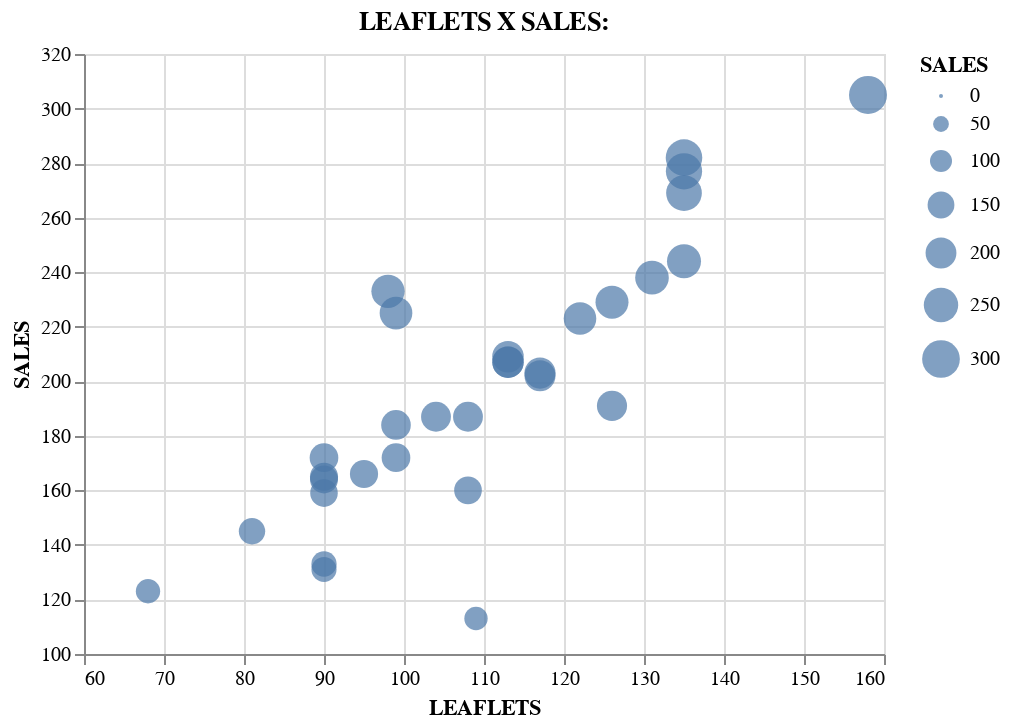

The cell this chart's notebook holds for it:
### Markdown cell above
## 11) Crie um scatter-plot leaflets x sales. Existe alguma correlação entre os dados? (Use a correlação de Pearson e explique o significado do valor obtido por ela)

### Code cell
# Resposta 11

alt.Chart(data).mark_circle().encode(
        alt.X('LEAFLETS', scale=alt.Scale(zero=False)),
        alt.Y('SALES', scale=alt.Scale(zero=False, padding=1)),
        size='SALES'
        ).properties(
        title='LEAFLETS X SALES:'
        )

### Figure 1 — Vega-Lite specification as saved in the notebook (floating-point values rounded to 4 significant figures)
{"$schema": "https://vega.github.io/schema/vega-lite/v3.4.0.json", "config": {"mark": {"tooltip": null}, "view": {"height": 300, "width": 400}}, "data": {"name": "data-7c9c25387a9d54591e2e015aee5156b2"}, "datasets": {"data-7c9c25387a9d54591e2e015aee5156b2": [{"DATE": "2016-07-01T00:00:00", "LEAFLETS": 90, "LEMON": 97, "LOCATION": "PARK", "ORANGE": 67, "PRICE": 0.2875, "RANK": 1.5, "REVENUE": 41, "SALES": 164, "TEMPERATURE": 70, "index": 0}, {"DATE": "2016-07-02T00:00:00", "LEAFLETS": 90, "LEMON": 98, "LOCATION": "PARK", "ORANGE": 67, "PRICE": 0.2875, "RANK": 4, "REVENUE": 41.25, "SALES": 165, "TEMPERATURE": 72, "index": 1}, {"DATE": "2016-07-03T00:00:00", "LEAFLETS": 104, "LEMON": 110, "LOCATION": "PARK", "ORANGE": 77, "PRICE": 0.2875, "RANK": 3, "REVENUE": 46.75, "SALES": 187, "TEMPERATURE": 71, "index": 2}, {"DATE": "2016-07-04T00:00:00", "LEAFLETS": 98, "LEMON": 134, "LOCATION": "BEACH", "ORANGE": 99, "PRICE": 0.275, "RANK": 7, "REVENUE": 58.25, "SALES": 233, "TEMPERATURE": 76, "index": 3}, {"DATE": "2016-07-05T00:00:00", "LEAFLETS": 135, "LEMON": 159, "LOCATION": "BEACH", "ORANGE": 118, "PRICE": 0.275, "RANK": 12, "REVENUE": 69.25, "SALES": 277, "TEMPERATURE": 78, "index": 4}, {"DATE": "2016-07-06T00:00:00", "LEAFLETS": 90, "LEMON": 103, "LOCATION": "BEACH", "ORANGE": 69, "PRICE": 0.275, "RANK": 24, "REVENUE": 43, "SALES": 172, "TEMPERATURE": 82, "index": 5}, {"DATE": "2016-07-07T00:00:00", "LEAFLETS": 135, "LEMON": 143, "LOCATION": "BEACH", "ORANGE": 101, "PRICE": 0.275, "RANK": 18.5, "REVENUE": 61, "SALES": 244, "TEMPERATURE": 81, "index": 7}, {"DATE": "2016-07-08T00:00:00", "LEAFLETS": 113, "LEMON": 123, "LOCATION": "BEACH", "ORANGE": 86, "PRICE": 0.275, "RANK": 24, "REVENUE": 52.25, "SALES": 209, "TEMPERATURE": 82, "index": 8}, {"DATE": "2016-07-09T00:00:00", "LEAFLETS": 126, "LEMON": 134, "LOCATION": "BEACH", "ORANGE": 95, "PRICE": 0.275, "RANK": 15, "REVENUE": 57.25, "SALES": 229, "TEMPERATURE": 80, "index": 9}, {"DATE": "2016-07-10T00:00:00", "LEAFLETS": 131, "LEMON": 140, "LOCATION": "BEACH", "ORANGE": 98, "PRICE": 0.275, "RANK": 24, "REVENUE": 59.5, "SALES": 238, "TEMPERATURE": 82, "index": 10}, {"DATE": "2016-07-11T00:00:00", "LEAFLETS": 135, "LEMON": 162, "LOCATION": "BEACH", "ORANGE": 120, "PRICE": 0.275, "RANK": 28.5, "REVENUE": 70.5, "SALES": 282, "TEMPERATURE": 83, "index": 11}, {"DATE": "2016-07-12T00:00:00", "LEAFLETS": 99, "LEMON": 130, "LOCATION": "BEACH", "ORANGE": 95, "PRICE": 0.275, "RANK": 30.5, "REVENUE": 56.25, "SALES": 225, "TEMPERATURE": 84, "index": 12}, {"DATE": "2016-07-13T00:00:00", "LEAFLETS": 99, "LEMON": 109, "LOCATION": "BEACH", "ORANGE": 75, "PRICE": 0.275, "RANK": 9, "REVENUE": 46, "SALES": 184, "TEMPERATURE": 77, "index": 13}, {"DATE": "2016-07-14T00:00:00", "LEAFLETS": 113, "LEMON": 122, "LOCATION": "BEACH", "ORANGE": 85, "PRICE": 0.275, "RANK": 12, "REVENUE": 51.75, "SALES": 207, "TEMPERATURE": 78, "index": 14}, {"DATE": "2016-07-15T00:00:00", "LEAFLETS": 108, "LEMON": 98, "LOCATION": "BEACH", "ORANGE": 62, "PRICE": 0.55, "RANK": 6, "REVENUE": 80, "SALES": 160, "TEMPERATURE": 75, "index": 15}, {"DATE": "2016-07-16T00:00:00", "LEAFLETS": 90, "LEMON": 81, "LOCATION": "BEACH", "ORANGE": 50, "PRICE": 0.55, "RANK": 5, "REVENUE": 65.5, "SALES": 131, "TEMPERATURE": 74, "index": 16}, {"DATE": "2016-07-17T00:00:00", "LEAFLETS": 126, "LEMON": 115, "LOCATION": "BEACH", "ORANGE": 76, "PRICE": 0.55, "RANK": 9, "REVENUE": 95.5, "SALES": 191, "TEMPERATURE": 77, "index": 17}, {"DATE": "2016-07-18T00:00:00", "LEAFLETS": 122, "LEMON": 131, "LOCATION": "PARK", "ORANGE": 92, "PRICE": 0.575, "RANK": 18.5, "REVENUE": 111.5, "SALES": 223, "TEMPERATURE": 81, "index": 18}, {"DATE": "2016-07-19T00:00:00", "LEAFLETS": 113, "LEMON": 122, "LOCATION": "PARK", "ORANGE": 85, "PRICE": 0.575, "RANK": 12, "REVENUE": 103.5, "SALES": 207, "TEMPERATURE": 78, "index": 19}, {"DATE": "2016-07-20T00:00:00", "LEAFLETS": 109, "LEMON": 71, "LOCATION": "PARK", "ORANGE": 42, "PRICE": 0.575, "RANK": 1.5, "REVENUE": 56.5, "SALES": 113, "TEMPERATURE": 70, "index": 20}, {"DATE": "2016-07-21T00:00:00", "LEAFLETS": 90, "LEMON": 83, "LOCATION": "PARK", "ORANGE": 50, "PRICE": 0.575, "RANK": 9, "REVENUE": 66.5, "SALES": 133, "TEMPERATURE": 77, "index": 21}, {"DATE": "2016-07-22T00:00:00", "LEAFLETS": 108, "LEMON": 112, "LOCATION": "PARK", "ORANGE": 75, "PRICE": 0.575, "RANK": 15, "REVENUE": 93.5, "SALES": 187, "TEMPERATURE": 80, "index": 22}, {"DATE": "2016-07-23T00:00:00", "LEAFLETS": 117, "LEMON": 120, "LOCATION": "PARK", "ORANGE": 82, "PRICE": 0.575, "RANK": 18.5, "REVENUE": 101, "SALES": 202, "TEMPERATURE": 81, "index": 23}, {"DATE": "2016-07-24T00:00:00", "LEAFLETS": 117, "LEMON": 121, "LOCATION": "PARK", "ORANGE": 82, "PRICE": 0.575, "RANK": 24, "REVENUE": 101.5, "SALES": 203, "TEMPERATURE": 82, "index": 24}, {"DATE": "2016-07-25T00:00:00", "LEAFLETS": 135, "LEMON": 156, "LOCATION": "PARK", "ORANGE": 113, "PRICE": 0.575, "RANK": 30.5, "REVENUE": 134.5, "SALES": 269, "TEMPERATURE": 84, "index": 25}, {"DATE": "2016-07-26T00:00:00", "LEAFLETS": 158, "LEMON": 176, "LOCATION": "PARK", "ORANGE": 129, "PRICE": 0.4025, "RANK": 28.5, "REVENUE": 106.8, "SALES": 305, "TEMPERATURE": 83, "index": 26}, {"DATE": "2016-07-27T00:00:00", "LEAFLETS": 99, "LEMON": 104, "LOCATION": "PARK", "ORANGE": 68, "PRICE": 0.4025, "RANK": 15, "REVENUE": 60.2, "SALES": 172, "TEMPERATURE": 80, "index": 27}, {"DATE": "2016-07-28T00:00:00", "LEAFLETS": 90, "LEMON": 96, "LOCATION": "PARK", "ORANGE": 63, "PRICE": 0.4025, "RANK": 24, "REVENUE": 55.65, "SALES": 159, "TEMPERATURE": 82, "index": 28}, {"DATE": "2016-07-29T00:00:00", "LEAFLETS": 95, "LEMON": 100, "LOCATION": "PARK", "ORANGE": 66, "PRICE": 0.4025, "RANK": 18.5, "REVENUE": 58.1, "SALES": 166, "TEMPERATURE": 81, "index": 29}, {"DATE": "2016-07-30T00:00:00", "LEAFLETS": 81, "LEMON": 88, "LOCATION": "BEACH", "ORANGE": 57, "PRICE": 0.385, "RANK": 24, "REVENUE": 50.75, "SALES": 145, "TEMPERATURE": 82, "index": 30}, {"DATE": "2016-07-31T00:00:00", "LEAFLETS": 68, "LEMON": 76, "LOCATION": "BEACH", "ORANGE": 47, "PRICE": 0.385, "RANK": 24, "REVENUE": 43.05, "SALES": 123, "TEMPERATURE": 82, "index": 31}]}, "encoding": {"size": {"field": "SALES", "type": "quantitative"}, "x": {"field": "LEAFLETS", "scale": {"zero": false}, "type": "quantitative"}, "y": {"field": "SALES", "scale": {"padding": 1, "zero": false}, "type": "quantitative"}}, "mark": "circle", "title": "LEAFLETS X SALES:"}
